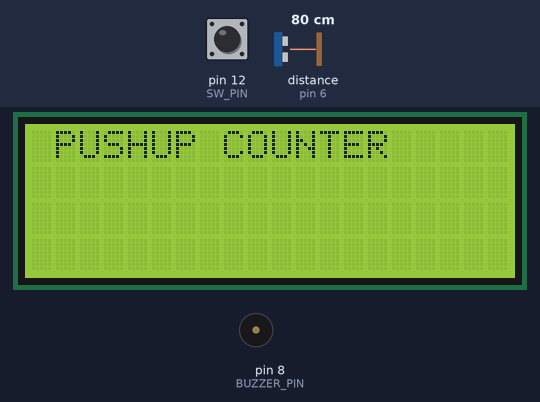
Recording of a sketch running on a simulated Arduino Uno, built with avr-gcc and run on an emulated ATmega328P. Parts: 20×4 character LCD, buzzer (waves = sounding, pin HIGH). Wiring (inferred from the names in the program): ultrasonic range finder: trigger pin 7; echo pin 6. The inputs (shaded band) are chosen by the test bench; at power-on: distance to the obstacle (sensor on pin 6) 80 cm, pin 12 (SW_PIN) HIGH. The echo pulse lasts 58.3 µs per cm; pins used as bus, display or sensor lines are not drawn; what the sketch prints to the serial monitor is not drawn.

Above: at 1.2 s.
1.3 s: distance to the obstacle (sensor on pin 6) set to 2 cm
At 1.5 s:
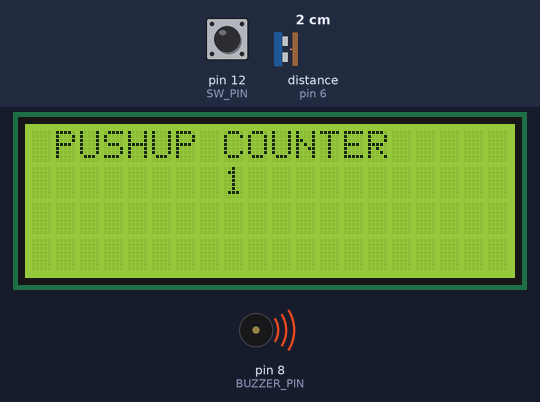
3.0 s: pin 12 (SW_PIN) pulled LOW for 0.15 s
At 4.2 s:
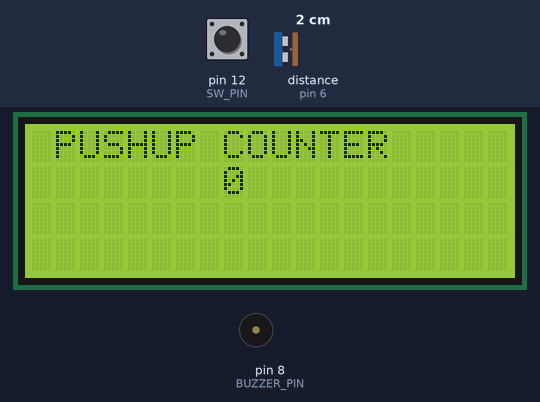
Timing chart, 0 to 6.0 s (numbered marks = the images above; inputs shaded):
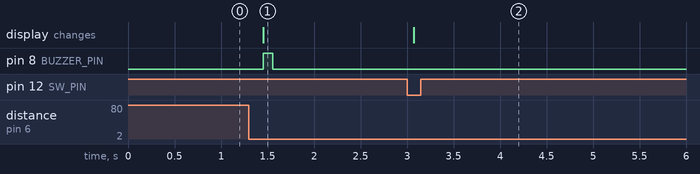

The sketch:

Ultrasonic_Pushup_Counter.ino
```cpp
#include <Wire.h>
#include <LiquidCrystal_I2C.h>
#define BUZZER_PIN 8
#define SW_PIN 12
int echo = 6;
int trig = 7;
LiquidCrystal_I2C lcd(0x27, 20, 4);
int pushupCnt = 0;
int pushState = 0;

void setup() {
  Serial.begin(9600);
  pinMode(trig, OUTPUT);
  pinMode(echo, INPUT);
  pinMode(BUZZER_PIN, OUTPUT);
  pinMode(SW_PIN, INPUT_PULLUP);
  lcd.init();
  lcd.backlight();
  lcd.clear();
  lcd.setCursor(0, 0);
  lcd.print(" PUSHUP COUNTER");
}

void loop() {
  float distance = ultraSonic();
  Serial.print(distance);
  Serial.println("cm");
  delay(100);
  if (distance <= 10 && pushState == 0) {  // 초음파 센서 감지시
    pushState = 1;
    pushupCnt++;
    lcd.setCursor(8, 1);
    lcd.print("  ");
    lcd.setCursor(8, 1);
    lcd.print(pushupCnt);
    digitalWrite(BUZZER_PIN, HIGH);
    delay(100);
    digitalWrite(BUZZER_PIN, LOW);
    delay(100);
  } else if (distance >= 30 && pushState == 1) {  // 초음파 센서 감지 해제시
    pushState = 0;
  }

  if (digitalRead(SW_PIN) == 0) {  // 버튼 클릭시
    pushupCnt = 0;
    lcd.setCursor(8, 1);
    lcd.print("  ");
    lcd.setCursor(8, 1);
    lcd.print(pushupCnt);
    delay(100);
  }
}

float ultraSonic() {  // 거리
  digitalWrite(trig, HIGH);
  delayMicroseconds(10);
  digitalWrite(trig, LOW);

  unsigned long duration = pulseIn(echo, HIGH);

  float distanceCM = ((34000 * duration) / 1000000) / 2;

  return distanceCM;
}
```

Measured:
- after the input at 1.3 s, pin 8 (BUZZER_PIN): LOW → HIGH after 0.16 s, → LOW 0.10 s later; the display: changes after 0.16 s (image 1)
- after the input at 3.0 s, the display: changes after 0.07 s (image 2)
